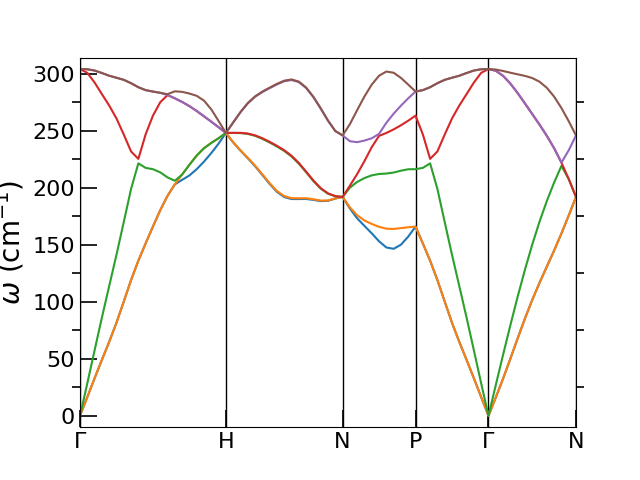

The Python source for this figure:
from CASTEPbands.phonon import Phonon

import numpy as np
import matplotlib.pyplot as plt

# NB-.cell file is not necessary for phonon plots
phon = Phonon('Fe.phonon', verbose=True)

fig, ax = plt.subplots()
phon.plot_dispersion(ax)

plt.savefig('Fe_phonon_bs.png')
# plt.show()
